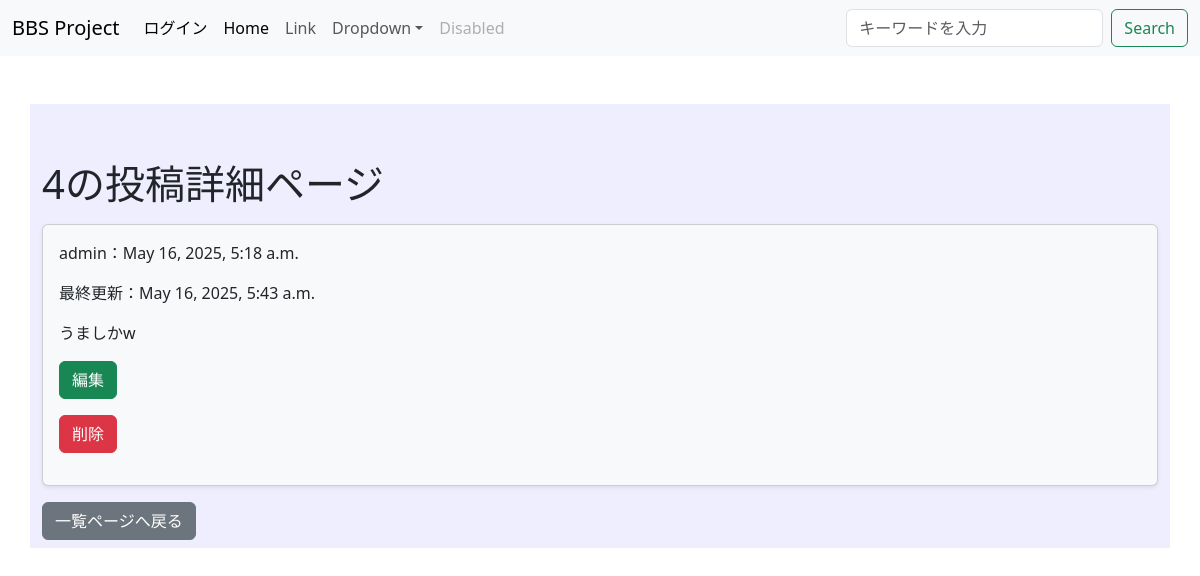
The page /bbs/4/ on the database its author committed.
### bbs/models.py (models this page shows, shortened)
class Article(models.Model):
   content = models.TextField()
   author = models.ForeignKey(User, on_delete=models.PROTECT)
   created_at = models.DateTimeField(auto_now_add=True)
   updated_at = models.DateTimeField(auto_now=True)

### bbs/views.py (the view)
# urls.py: path('<int:pk>/', views.DetailView.as_view(), name='detail'),  # 詳細ページのビュー
class DetailView(generic.DetailView):  # ← 修正済み
    model = Article
    template_name = 'bbs/detail.html'

### bbs/forms.py
class SearchForm(forms.Form):
    words = forms.CharField(
        label='',
        max_length=50,
        widget=forms.TextInput(attrs={
            'class':'form-control me-2',
            'placeholder':'キーワードを入力',
        })
    )

### bbs/context_processors.py (called while the page is built)
def search_form(request):
    return {'searchform':SearchForm()}

### templates/bbs/detail.html (shortened to what this page needs)
{% extends "base.html" %}
{% load django_bootstrap5 %}
{% block content %}
    <h1 class="mt-5">{{ object.id }}の投稿詳細ページ</h1>
    <div class="card bg-light shadow-sm mt-3">
        <div class="card-body">
            <p>{{ object.author }}：{{ object.created_at }}</p>
            <p>最終更新：{{ object.updated_at }}</p>
            <p>{{ object.content }}</p>
            <p><a href="{% url "bbs:update" object.pk %}">{% bootstrap_button button_type="submit" button_class="btn-success" content="編集" size="md" %}</a></p>
            <p><a href="{% url "bbs:delete" object.pk %}">{% bootstrap_button button_type="submit" button_class="btn-danger" content="削除" size="md" %}</a></p>
        </div>
    </div>
    <div class="mt-3">
    <a href="{% url 'bbs:index' %}">{% bootstrap_button button_type="submit" button_class="btn-secondary" content="一覧ページへ戻る" size="md" %}</a>
</div>
{% endblock %}

### rows shown on the page
Article: id "4", author "admin", created_at "May 16, 2025, 5:18 a.m.", updated_at "May 16, 2025, 5:43 a.m.", content "うましかw"
